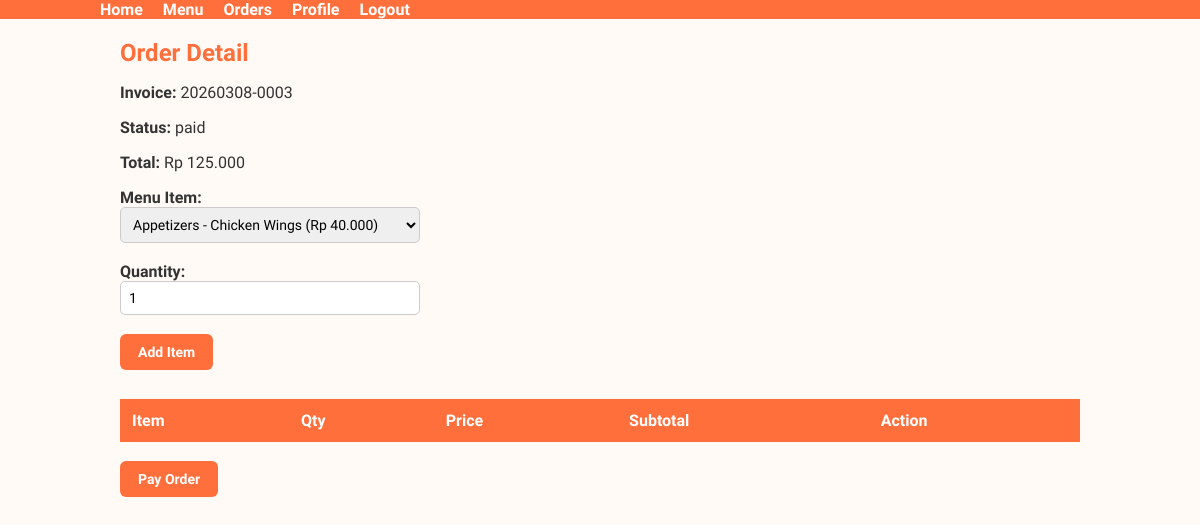
Page /orders/3 (signed in) on the committed database.
### tables this page shows
CREATE TABLE orders(
            id INTEGER PRIMARY KEY AUTOINCREMENT,
            invoice_code TEXT UNIQUE NOT NULL,
            user_id TEXT NOT NULL,
            order_type TEXT NOT NULL,
            reference_number INTEGER,
            total_price REAL DEFAULT 0,
            order_date DATETIME DEFAULT CURRENT_TIMESTAMP,
            status TEXT DEFAULT 'pending',
            FOREIGN KEY (user_id) REFERENCES users(user_id) ON DELETE CASCADE
        );

CREATE TABLE food_menu (
            id INTEGER PRIMARY KEY AUTOINCREMENT,
            category TEXT NOT NULL,
            item TEXT NOT NULL,
            price INTEGER NOT NULL,
            CONSTRAINT unique_category_item UNIQUE (category, item)
        );

### app.py (the view)
@app.route("/orders/<int:order_id>")
def order_detail(order_id):
    if "user_id" not in session:
        return redirect(url_for("login"))
    order_data = get_order_detail(order_id)
    if order_data is None:
        flash("Order not found")
        return redirect(url_for("orders"))
    menus = get_menu()
    editable = request.args.get("editable", default=1, type=int)
    editable = bool(editable)
    return render_template(
        "order_detail.html",
        order=order_data["order"],
        items=order_data["items"],
        menus=menus,
        editable=editable
    )

### menu_database_sqlite.py (called while the page is built)
def get_menu():
    with engine.connect() as conn:
        result = conn.execute(text("SELECT * FROM food_menu ORDER BY category ASC, item ASC"))
        return result.mappings().all()

### order_database_sqlite.py (called while the page is built)
def get_order_detail(order_id):
    with engine.connect() as conn:
        order = conn.execute(
            text("""
            SELECT * FROM orders
            WHERE id=:id
            """),
            {"id":order_id}
        ).mappings().first()
        if order is None:
            return None
        items = conn.execute(
            text("""
            SELECT oi.id, oi.quantity, oi.price, oi.subtotal, m.item
            FROM order_items oi
            JOIN food_menu m ON oi.menu_id=m.id
            WHERE oi.order_id=:id
            """),
            {"id":order_id}
        ).mappings().all()
    return {
        "order":order,
        "items":items
    }

### templates/order_detail.html (shortened to what this page needs)
{% extends "base.html" %}
{% block content %}
<h2>Order Detail</h2>
<div class="order-header">
    <p><b>Invoice:</b> {{ order.invoice_code }}</p>
    <p><b>Status:</b> {{ order.status }}</p>
    <p><b>Total:</b> {{ "Rp {:,}".format(order.total_price|int).replace(',', '.') }}</p>
</div>
{% if editable %}
<div class="add-item-form">
    <form method="POST" action="{{ url_for('add_item', order_id=order.id) }}">
        <label for="menu_select"><b>Menu Item:</b></label><br>
        <select name="menu_id" id="menu_select">
            {% for m in menus %}
            <option value="{{ m.id }}" data-price="{{ m.price }}">
                {{ m.category }} - {{ m.item }} (Rp {{ "{:,}".format(m.price|int).replace(',', '.') }})
            </option>
            {% endfor %}
        </select>
        <br><br>
        <label for="quantity"><b>Quantity:</b></label><br>
        <input type="number" name="quantity" value="1" min="1">
        <br><br>
        <button type="submit">Add Item</button>
    </form>
</div>
{% endif %}
<br>
<table class="order-table">
<tr>
    <th>Item</th>
    <th>Qty</th>
    <th>Price</th>
    <th>Subtotal</th>
    {% if editable %}
    <th>Action</th>
    {% endif %}
</tr>
</table>
{% if editable %}
<br>
<form method="POST" action="{{ url_for('pay_order_route', order_id=order.id) }}">
    <button>Pay Order</button>
</form>
{% endif %}
{% endblock %}

### static/style.css (style rules this page uses)
*, *::before, *::after { box-sizing: border-box; font-family: "Roboto Condensed", system-ui, -apple-system, BlinkMacSystemFont, sans-serif; }
body { margin: 0; background-color: #fffaf6; color: #333; }
h2, h3 { color: #ff6f3c; font-weight: 700; }
h2 { margin-top: 0; margin-bottom: 16px; }
button, input[type="submit"] { background-color: #ff6f3c; color: white; border: none; padding: 10px 18px; border-radius: 6px; font-size: 14px; font-weight: 600; cursor: pointer; transition: background-color 0.25s ease; }
input, select, textarea { width: 300px; padding: 8px; border: 1px solid #ccc; border-radius: 5px; font-size: 14px; box-sizing: border-box; }
table { width: 100%; border-collapse: collapse; margin-top: 10px; }
th, td { padding: 12px; text-align: left; }
th { background-color: #ff6f3c; color: white; font-weight: 600; }

### rows in the picture
orders: invoice_code "20260308-0003", status "paid", total_price "Rp 125.000"
food_menu: menu_id "Appetizers - Chicken Wings (Rp 40.000)"
